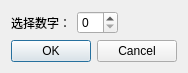
<?xml version="1.0" encoding="UTF-8"?>
<ui version="4.0">
 <class>Dialog</class>
 <widget class="QDialog" name="Dialog">
  <property name="geometry">
   <rect>
    <x>0</x>
    <y>0</y>
    <width>174</width>
    <height>70</height>
   </rect>
  </property>
  <property name="windowTitle">
   <string>选择</string>
  </property>
  <layout class="QVBoxLayout" name="verticalLayout">
   <item>
    <layout class="QHBoxLayout" name="horizontalLayout">
     <item>
      <widget class="QLabel" name="label_choose_text">
       <property name="text">
        <string>选择数字：</string>
       </property>
      </widget>
     </item>
     <item>
      <widget class="QSpinBox" name="spinBox_number"/>
     </item>
     <item>
      <spacer name="horizontalSpacer">
       <property name="orientation">
        <enum>Qt::Orientation::Horizontal</enum>
       </property>
       <property name="sizeHint" stdset="0">
        <size>
         <width>40</width>
         <height>20</height>
        </size>
       </property>
      </spacer>
     </item>
    </layout>
   </item>
   <item>
    <widget class="QDialogButtonBox" name="buttonBox">
     <property name="orientation">
      <enum>Qt::Orientation::Horizontal</enum>
     </property>
     <property name="standardButtons">
      <set>QDialogButtonBox::StandardButton::Cancel|QDialogButtonBox::StandardButton::Ok</set>
     </property>
     <property name="centerButtons">
      <bool>true</bool>
     </property>
    </widget>
   </item>
  </layout>
 </widget>
 <resources/>
 <connections>
  <connection>
   <sender>buttonBox</sender>
   <signal>accepted()</signal>
   <receiver>Dialog</receiver>
   <slot>accept()</slot>
   <hints>
    <hint type="sourcelabel">
     <x>248</x>
     <y>254</y>
    </hint>
    <hint type="destinationlabel">
     <x>157</x>
     <y>274</y>
    </hint>
   </hints>
  </connection>
  <connection>
   <sender>buttonBox</sender>
   <signal>rejected()</signal>
   <receiver>Dialog</receiver>
   <slot>reject()</slot>
   <hints>
    <hint type="sourcelabel">
     <x>316</x>
     <y>260</y>
    </hint>
    <hint type="destinationlabel">
     <x>286</x>
     <y>274</y>
    </hint>
   </hints>
  </connection>
 </connections>
</ui>
